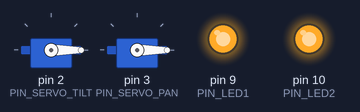
Recording of a sketch running on a simulated Arduino Uno, built with avr-gcc and run on an emulated ATmega328P. Shown: 2 × servo, output pins drawn as LEDs (lit = HIGH).

Above: at 0.05 s.
Timing chart, 0 to 4.6 s (numbered marks = the images above):
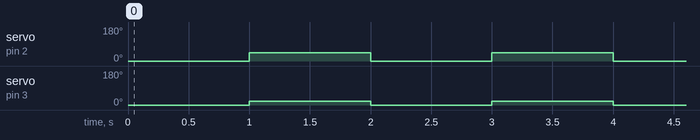

Measured:
- by itself, servo on pin 2 (PIN_SERVO_TILT): alternates 45° for 1.0 s and 0° for 1.0 s
- by itself, servo on pin 3 (PIN_SERVO_PAN): alternates 20° for 1.0 s and 0° for 1.0 s

The sketch:

reto2_brazoled.ino
```cpp
/*
  Brazoled - RETO 2 - Taller Arduino Basics I

  Ripolab Hacklab Noviembre 2017

  by @akirasan
  ripolab.org
*/

#include <Servo.h>

// Definimos los dos Servos que vamos a utilizar:
// ...uno para el TILT --> Parte superior
// ...otro para el PAN --> Parte inferior

Servo servo_tilt;
Servo servo_pan;

// Definimos los pines que vamos a utilizar para controlar nuestros Servos
// Nos inventamos dos "definiciones" para hacer referencia los pines 2 y 3

#define PIN_SERVO_TILT 2
#define PIN_SERVO_PAN 3

#define PIN_LED1 9
#define PIN_LED2 10

void setup() {

  // Configuramos los pines para cada servo con el metodo "attach"
  servo_tilt.attach(PIN_SERVO_TILT);  //servo superior
  servo_pan.attach(PIN_SERVO_PAN);    //servo inferior

  // Activamos la iluminación de los LEDs
  pinMode(PIN_LED1, OUTPUT);
  pinMode(PIN_LED2, OUTPUT);
  digitalWrite(PIN_LED1, 110);
  digitalWrite(PIN_LED2, 110);
}


// Función para controlar el angulo de giro del TILT
void mover_servo_tilt(int angulo) {
  servo_tilt.write(angulo);
}


// Función para controlar el angulo de giro del PAN
void mover_servo_pan(int angulo) {
  servo_pan.write(angulo);
}


//======= BONUS EXTRA
void mover_servo_tilt_lento(int angulo, int velocidad) {

  int angulo_actual = servo_tilt.read();

  if (angulo_actual > angulo) {
    for (int i = angulo_actual; i > angulo; i--) {
      servo_tilt.write(i);
      delay(velocidad);
    }
  }
  else {
    for (int i = angulo_actual; i <= angulo; i++) {
      servo_tilt.write(i);
      delay(velocidad);
    }
  }
}
//=======


void loop() {
  mover_servo_tilt(0);
  mover_servo_pan(0);
  delay(1000);
  mover_servo_tilt(45);
  mover_servo_pan(20);
  delay(1000);
}
```
